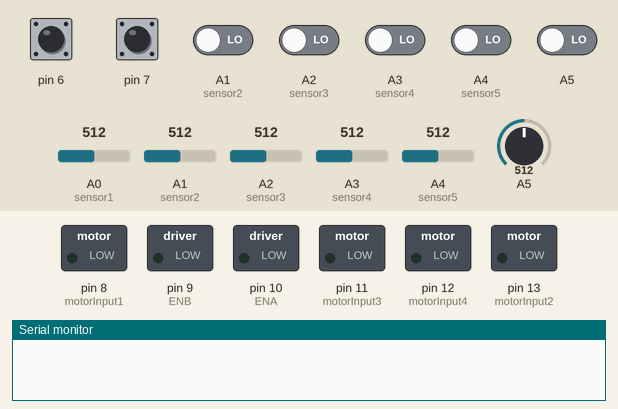
Simulated run of this sketch. Board: Arduino Uno, built with avr-gcc and run on an emulated ATmega328P. Shown: switched loads named in the sketch (green lamp = pin HIGH), the last lines printed to the serial monitor. Inputs (shaded band) come from the test bench; at power-on: pin 6, pin 7 HIGH, A1 (sensor2), A2 (sensor3), A3 (sensor4), A4 (sensor5), A5 LOW, A0 (sensor1) = 512, A1 (sensor2) = 512, A2 (sensor3) = 512, A3 (sensor4) = 512, A4 (sensor5) = 512, A5 = 512.

Above: at 1.2 s.
1.3 s: pin 6 pulled LOW for 0.15 s
At 3.6 s:
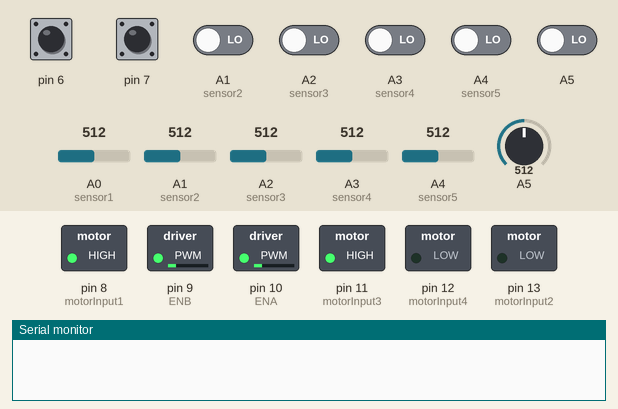
4.4 s: pin 7 pulled LOW for 3.2 s
At 7.1 s:
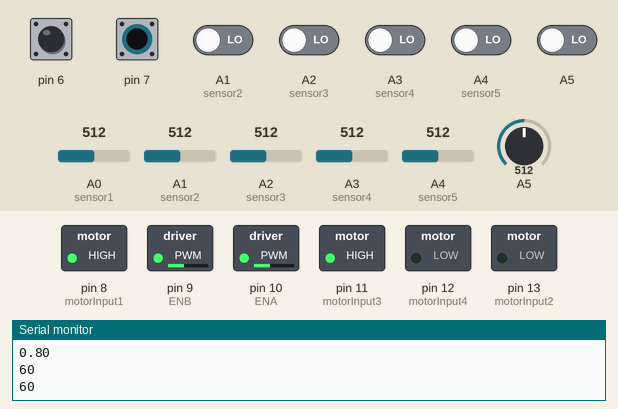
Timing chart, 0 to 8.6 s (numbered marks = the images above; inputs shaded):
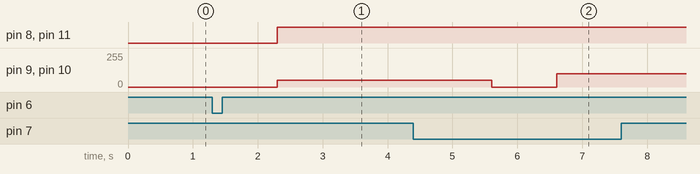

Measured:
- after the input at 1.3 s, pin 8 (motorInput1), pin 11 (motorInput3): LOW → HIGH after 1.0 s; pin 9 (ENB), pin 10 (ENA): 0/255 → 50/255 after 1.0 s

The sketch:

PID_line_5.ino
```cpp
int sensor1 = A0;  // Left most sensor
int sensor2 = A1;
int sensor3 = A2;
int sensor4 = A3;
int sensor5 = A4;  // Right most sensor

int sensor[5] = { 0, 0, 0, 0, 0 };
int ENA = 10;
int motorInput1 = 8;
int motorInput2 = 13;
int motorInput3 = 11;
int motorInput4 = 12;
int ENB = 9;
int initial_motor_speed = 60;
float Kp = 0;
float Ki = 0;
float Kd = 0;
float error = 0, P = 0, I = 0, D = 0, PID_value = 0;
float previous_error = 0, previous_I = 0;
int minValues[6], maxValues[6], threshold[6];
int flag = 0;
int bientro1 = A0;

void setup() {
  pinMode(bientro1, INPUT);
  pinMode(6, INPUT_PULLUP);
  pinMode(7, INPUT_PULLUP);
  pinMode(sensor1, INPUT);
  pinMode(sensor2, INPUT);
  pinMode(sensor3, INPUT);
  pinMode(sensor4, INPUT);
  pinMode(sensor5, INPUT);
  pinMode(motorInput1, OUTPUT);
  pinMode(motorInput2, OUTPUT);
  pinMode(motorInput3, OUTPUT);
  pinMode(motorInput4, OUTPUT);
  pinMode(ENA, OUTPUT);
  pinMode(ENB, OUTPUT);
  Serial.begin(9600);  //setting serial monitor at a default baund rate of 9600
  //delay(2000);
}
void loop() {


  {
    while (digitalRead(6)) {}
    delay(1000);
    calibrate();
    while (digitalRead(7)) {}
    delay(1000);
    while (1) {
      read_sensor_values();
      calculate_pid();
      motor_control();
    }
  }
}
void read_sensor_values() {

  sensor[0] = digitalRead(A1);
  sensor[1] = digitalRead(A2);
  sensor[2] = digitalRead(A3);
  sensor[3] = digitalRead(A4);
  sensor[4] = digitalRead(A5);

  if ((sensor[0] == 1) && (sensor[1] == 1) && (sensor[2] == 0) && (sensor[3] == 1) && (sensor[4] == 1))
    error = 0;
  else if ((sensor[0] == 1) && (sensor[1] == 1) && (sensor[2] == 0) && (sensor[3] == 0) && (sensor[4] == 1))
    error = 1;
  else if ((sensor[0] == 1) && (sensor[1] == 1) && (sensor[2] == 1) && (sensor[3] == 0) && (sensor[4] == 1))
    error = 2;
  else if ((sensor[0] == 1) && (sensor[1] == 1) && (sensor[2] == 1) && (sensor[3] == 0) && (sensor[4] == 0))
    error = 3;
  else if ((sensor[0] == 1) && (sensor[1] == 0) && (sensor[2] == 0) && (sensor[3] == 1) && (sensor[4] == 1))
    error = -1;
  else if ((sensor[0] == 1) && (sensor[1] == 0) && (sensor[2] == 1) && (sensor[3] == 1) && (sensor[4] == 1))
    error = -2;
  else if ((sensor[0] == 0) && (sensor[1] == 0) && (sensor[2] == 1) && (sensor[3] == 1) && (sensor[4] == 1))
    error = -3;
  else if ((sensor[0] == 0) && (sensor[1] == 1) && (sensor[2] == 1) && (sensor[3] == 1) && (sensor[4] == 1))
    error = -4;
  else if ((sensor[0] == 1) && (sensor[1] == 1) && (sensor[2] == 1) && (sensor[3] == 1) && (sensor[4] == 0))
    error = 4;
  if ((sensor[0] == 0) && (sensor[1] == 0) && (sensor[2] == 0) && (sensor[3] == 1) && (sensor[4] == 1)) {
     goc_quay();}
   if ((sensor[0] == 0) && (sensor[1] == 0) && (sensor[2] == 0) && (sensor[3] == 0) && (sensor[4] == 1)) {
     tien();
  }
  if ((sensor[0] == 0) && (sensor[1] == 0) && (sensor[2] == 0) && (sensor[3] == 0) && (sensor[4] == 0)) {
     tien();
  }
}
void calculate_pid() {
  P = error;
  I = I + previous_I;
  D = error - previous_error;

  PID_value = (Kp * P) + (Ki * I) + (Kd * D);

  previous_I = I;
  previous_error = error;
  ;

  //Kp = analogRead(bientro1);
  Kp = 250;////28 436
  //Serial.println(Kp);
  //Kd = analogRead(bientro1);
  Kd = 890;////890 2000 1000                    toc do 60 kp 250 kd 776 ki 074
 //Serial.println(Kd);  //                   toc do 60 kp 250 kd 890 ki 08
  Ki = analogRead(bientro1);
  Ki = 0.8;///0.8
  Serial.println(Ki);
  //
}
void motor_control() {
  int left_motor_speed = initial_motor_speed + PID_value;
  int right_motor_speed = initial_motor_speed - PID_value;

  if (left_motor_speed > 255) {
    left_motor_speed = 60;
  }
  if (left_motor_speed < 0) {
    left_motor_speed = 0;
  }
  if (right_motor_speed > 255) {
    right_motor_speed = 60;
  }
  if (right_motor_speed < 0) {
    right_motor_speed = 0;
  }

  constrain(left_motor_speed, 0, 60);
  constrain(right_motor_speed, 0, 60);

  analogWrite(10, left_motor_speed);
  analogWrite(9, right_motor_speed);
  digitalWrite(8, HIGH);
  digitalWrite(13, LOW);
  digitalWrite(11, HIGH);
  digitalWrite(12, LOW);
  Serial.println(left_motor_speed);
  Serial.println(right_motor_speed);
}
void calibrate() {
  for (int i = 1; i < 6; i++) {
    minValues[i] = analogRead(i);
    maxValues[i] = analogRead(i);
  }

  for (int i = 0; i < 3000; i++) {
    digitalWrite(8, HIGH);
    digitalWrite(13, LOW);
    digitalWrite(11, HIGH);
    digitalWrite(12, LOW);
    analogWrite(ENA, 50);
    analogWrite(ENB, 50);

    for (int i = 1; i < 6; i++) {
      if (analogRead(i) < minValues[i]) {
        minValues[i] = analogRead(i);
      }
      if (analogRead(i) > maxValues[i]) {
        maxValues[i] = analogRead(i);
      }
    }
  }

  for (int i = 1; i < 6; i++) {
    threshold[i] = (minValues[i] + maxValues[i]) / 2;
    // Serial.print(threshold[i]);
    // Serial.print("   ");
  }
  Serial.println();
  digitalWrite(8, HIGH);
  digitalWrite(13, LOW);
  digitalWrite(11, HIGH);
  digitalWrite(12, LOW);
  analogWrite(ENA, 0);
  analogWrite(ENB, 0);
}
void goc_quay(){
    digitalWrite(8, LOW);
    digitalWrite(13, HIGH);
    digitalWrite(11, HIGH);
    digitalWrite(12, LOW);
    analogWrite(ENA, 60);
    analogWrite(ENB, 60);
    delay(250);
}
void tien(){
    digitalWrite(8, HIGH);
    digitalWrite(13, LOW);
    digitalWrite(11, HIGH);
    digitalWrite(12, LOW);
    analogWrite(ENA, 100);
    analogWrite(ENB, 100);
    delay(100);
}
```
